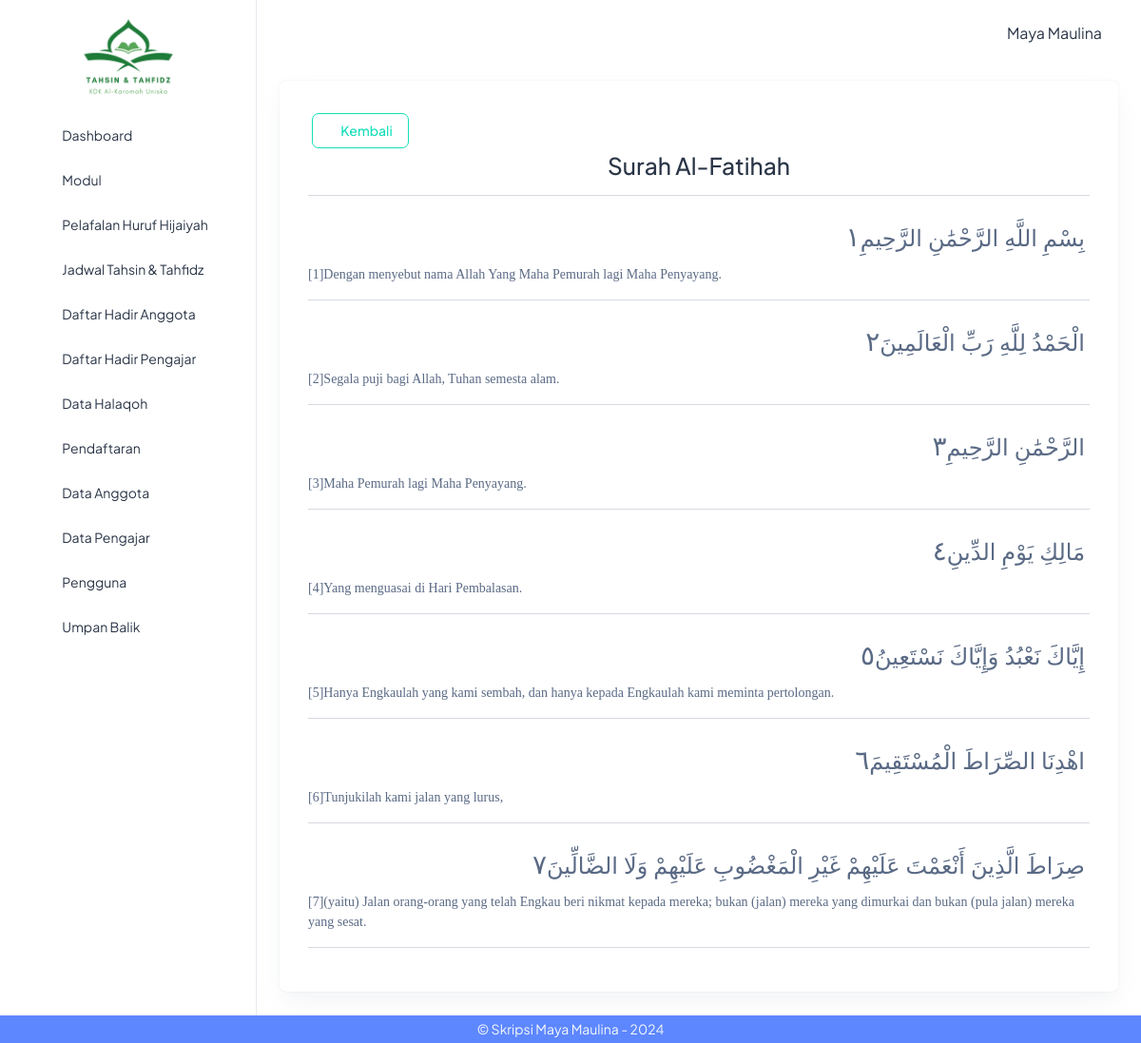
Page /index.php?page=detail&surah=1&nama_surah=Surah+Al-Fatihah (signed in) on the committed database.
### tables this page shows
CREATE TABLE `arabicquran` (
  `Index` int(11) NOT NULL,
  `DatabaseID` smallint(6) NOT NULL,
  `Surah` int(11) NOT NULL,
  `Ayat` int(11) NOT NULL,
  `Text` text NOT NULL
);

CREATE TABLE `indonesianquran` (
  `Index` int(11) NOT NULL,
  `DatabaseID` smallint(6) NOT NULL,
  `Surah` int(11) NOT NULL,
  `Ayat` int(11) NOT NULL,
  `Text` text NOT NULL
);

### modul/alquran/detail.php (the view, shortened to what this page needs)
<!doctype html>
<html>
<head>
</head>
<body>
    <div class="container-fluid">
        <div class="card">
            <div class="card-body">
                <?php
                include "pengaturan/koneksi.php";
                if (isset($_GET['surah']) || isset($_GET['nama_surah'])) {
                    $surah = $_GET['surah'];
                    $nama_surah = $_GET['nama_surah'];
                    echo '<a href="index.php?page=al_quran" class="btn btn-outline-success m-1">
                    <i class="ti ti-arrow-left"></i> Kembali
                    </a>';
                    echo '<h3 class="text-center">' . $nama_surah . '</h3>';
                    echo '<hr>';
                    $tampil = mysqli_query($koneksi, "SELECT
                                                        a.text as arabic,
                                                        b.text as indonesia
                                                    FROM
                                                        arabicquran a LEFT OUTER JOIN indonesianquran b
                                                    ON a.index=b.index
                                                    WHERE a.surah = $surah");
                    $ayat = 1;
                    while($data = mysqli_fetch_array($tampil)){
                        $str = $data['arabic'];
                        echo '<p class = "arabic">' . $str . format_arabic_number($ayat) . '</p>';
                        echo '<p class = "latin">'.'['.$ayat.']'.$data['indonesia'].'</p>';
                        echo '<hr>';
                        $ayat++;
                    }
                }
                function format_arabic_number($number){
                    $arabic_number = array('٠', '١', '٢', '٣', '٤', '٥', '٦', '٧', '٨', '٩');
                    $jum_karakter = strlen($number);
                    $temp = "";
                    for ($i = 0; $i < $jum_karakter; $i++){
                        $char = substr($number, $i, 1);
                        $temp .= $arabic_number[$char];
                    }
                    return '<span class="arabic_number">' . $temp . '</span>';
                }
                ?>
            </div>
        </div>
    </div>
</body>
</html>

### template/sidebar.php (style rules this page uses)
a { text-decoration: none; color: #2a3547; }

### modul/alquran/detail.php (style rules this page uses)
.arabic { font-family: 'Uthmani', serif; font-size: 24px; font-weight: normal; direction: rtl; padding: 0 5px; margin: 0; line-height: 2; }
.latin { font-family: serif; font-size: 14px; font-weight: normal; direction: ltr; padding: 0rem; margin: 0; }
.arabic_number { font-size: 28px; font-weight: normal; }

### rows in the picture
arabicquran: Text "بِسْمِ اللَّهِ الرَّحْمَٰنِ الرَّحِيمِ", temp "١", indonesianquran.Text "Dengan menyebut nama Allah Yang Maha Pemurah lagi Maha Penyayang."
arabicquran: Text "الْحَمْدُ لِلَّهِ رَبِّ الْعَالَمِينَ", temp "٢", indonesianquran.Text "Segala puji bagi Allah, Tuhan semesta alam."
arabicquran: Text "الرَّحْمَٰنِ الرَّحِيمِ", temp "٣", indonesianquran.Text "Maha Pemurah lagi Maha Penyayang."
arabicquran: Text "مَالِكِ يَوْمِ الدِّينِ", temp "٤", indonesianquran.Text "Yang menguasai di Hari Pembalasan."
arabicquran: Text "إِيَّاكَ نَعْبُدُ وَإِيَّاكَ نَسْتَعِينُ", temp "٥", indonesianquran.Text "Hanya Engkaulah yang kami sembah, dan hanya kepada Engkaulah kami meminta pertolongan."
arabicquran: Text "اهْدِنَا الصِّرَاطَ الْمُسْتَقِيمَ", temp "٦", indonesianquran.Text "Tunjukilah kami jalan yang lurus,"
arabicquran: Text "صِرَاطَ الَّذِينَ أَنْعَمْتَ عَلَيْهِمْ غَيْرِ الْمَغْضُوبِ عَلَيْهِمْ وَلَا الضَّالِّينَ", temp "٧", indonesianquran.Text "(yaitu) Jalan orang-orang yang telah Engkau beri nikmat kepada mereka; bukan (jalan) mereka yang dimurkai dan bukan (pula jalan) mereka yang sesat."

### other values in the picture
$_SESSION['nama'] "Maya Maulina"
$nama_surah "Surah Al-Fatihah"
